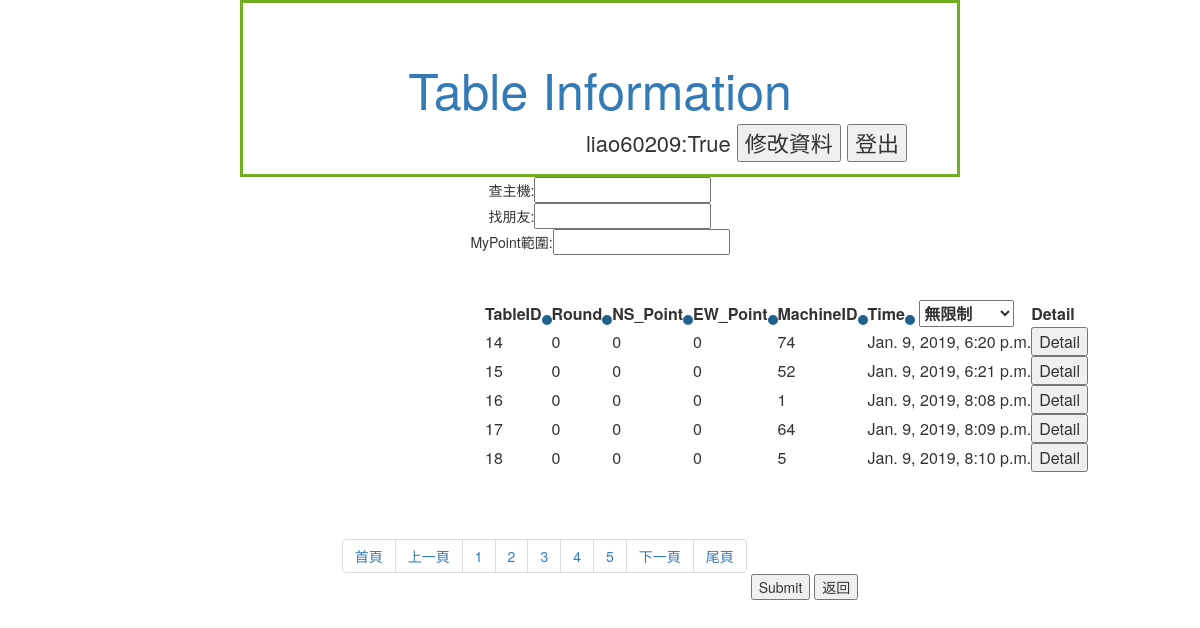
The page /Member/Table/?page=2 (signed in) on the database its author committed.
### Member/models.py (models this page shows, shortened)
class table(models.Model):
    time = models.DateTimeField(verbose_name="time",auto_now=True)
    NS_TotalPoint = models.DecimalField(max_digits = 5,decimal_places=0)
    EW_TotalPoint = models.DecimalField(max_digits = 5,decimal_places=0)
    RoundNum = models.DecimalField(max_digits = 10,decimal_places=0)     #總共進行幾個ROUND Eg. 1/4/16
    MachineID = models.DecimalField(max_digits = 10,decimal_places=0)
    '''
    dds_result format: string{10 11 12 13 20 ... 53}
    # Use space to seperate each 2 digits numner
        N   E   S   W
    NT 10  11  12  13
    S  20  21  22  23
    H  30  31  32  33
    D  40  41  42  43
    C  50  51  52  53
    '''

### Member/views.py (the view, shortened to what this page needs)
# urls.py: path('Table/',views.tableinformation,name = 'table'),
@login_required(login_url='/Member/login/')
def tableinformation(request,tid='x'):
	permission = False
	seats = seat.objects.filter(PlayerID=request.user.id)
	mytable = []
	for s in seats:
		mytable.append(s.TableID.pk)
	mytable = set(mytable)		#去除重複
	tables = table.objects.filter(pk__in=mytable)		#一般使用者
	if request.user.is_staff==True:
		permission = True			#管理者
		tables = table.objects.all()
	name = Name(request)
	if	tid=="x":		# 牌桌資訊一覽
		paginator = Paginator(tables, 5)
		page = request.GET.get('page','1')
		tables = paginator.page(page)
		return render(request,"Member/table.html",locals())

### Member/views.py (called while the page is built)
def Name(request):
	name = request.user.first_name
	if name == "":
		name = request.user.username
	return name

### Member/templates/Member/table.html (shortened to what this page needs)
{% extends 'Member/base.html' %}
{%block title%}
    Table Information
{%endblock%}
{%block user%}
        {{name}}:{{permission}}
        <input type="button" value="修改資料" onclick="location='/Member/modify/'">
        <input type="button" value="登出" onclick="location='/Member/logout/'">
{%endblock%}
{%block content%}
<form method="post" action="/Member/Table/">
<div class="find">
    查主機:<input type="text" name="BMBC"><br>
    找朋友:<input type="text" name="Friend"><br>
    MyPoint範圍:<input type="text" name="MyPoint"><br>
</div>
    <table class="filter">
        <th>TableID<input type="submit" name = 'order'value="TableID"></th>
        <th>Round<input type="submit" name = 'order'value="RoundNum"></th>
        <th>NS_Point<input type="submit" name = 'order'value="NS_TotalPoint"></th>
        <th>EW_Point<input type="submit" name = 'order'value="EW_TotalPoint"></th>
        <th>MachineID<input type="submit" name = 'order'value="MachineID"></th>
        <th>Time<input type="submit" name = 'order'value="-time">
            <select name="TimeRange">
                <option value="99999">無限制</option>
            </select>
        </th>
        <th>Detail</th>
        {%for table in tables%}
        <tr>
        <td>{{table.pk}}</td>
        <td>{{table.RoundNum}}</td>
        <td>{{table.NS_TotalPoint}}</td>
        <td>{{table.EW_TotalPoint}}</td>
        <td>{{table.MachineID}}</td>
        <td>{{table.time}}</td>
        <td><input type="button" onclick="location.href='{{table.pk}}'"value="Detail"></td>
        </tr>
        {%endfor%}
    </table>
{%endblock%}
{%block bottom%}
            <ul class="pagination">
            <li><a href="/Member/Table/?page=1">首頁</a></li>
                 {% if tables.has_previous %}
                        <li><a href="/Member/Table/?page={{ tables.previous_page_number }}">上一頁</a></li>
                {% endif %}
                 {% for num in tables.paginator.page_range %}
                    <li><a href="/Member/Table/?page={{ num }}">{{ num }}</a></li>
                 {% endfor %}
                {% if tables.has_next %}
                     <li><a href="/Member/Table/?page={{ tables.next_page_number }}">下一頁</a></li>
                {% endif %}
                <li><a href="/Member/Table/?page={{ tables.paginator.num_pages }}">尾頁</a></li>
             </ul>
<input type="submit" class="a">
{%endblock%}

### Member/templates/Member/table.html (style rules this page uses)
input[type=submit]:not(.a) { -webkit-border-radius: 60; -moz-border-radius: 60; border-radius: 60px; font-size: 0px; padding: 0px; border: solid #1f628d 5px; text-decoration: none; }
.filter { position:absolute; top:300px; left:485px; }

### rows shown on the page
table: pk "14", RoundNum "0", NS_TotalPoint "0", EW_TotalPoint "0", MachineID "74", time "Jan. 9, 2019, 6:20 p.m."
table: pk "15", RoundNum "0", NS_TotalPoint "0", EW_TotalPoint "0", MachineID "52", time "Jan. 9, 2019, 6:21 p.m."
table: pk "16", RoundNum "0", NS_TotalPoint "0", EW_TotalPoint "0", MachineID "1", time "Jan. 9, 2019, 8:08 p.m."
table: pk "17", RoundNum "0", NS_TotalPoint "0", EW_TotalPoint "0", MachineID "64", time "Jan. 9, 2019, 8:09 p.m."
table: pk "18", RoundNum "0", NS_TotalPoint "0", EW_TotalPoint "0", MachineID "5", time "Jan. 9, 2019, 8:10 p.m."

### other values the page prints
{{ name }} "liao60209"
{{ permission }} "True"
{{ num }} "1" "2" "3" "4" "5"
